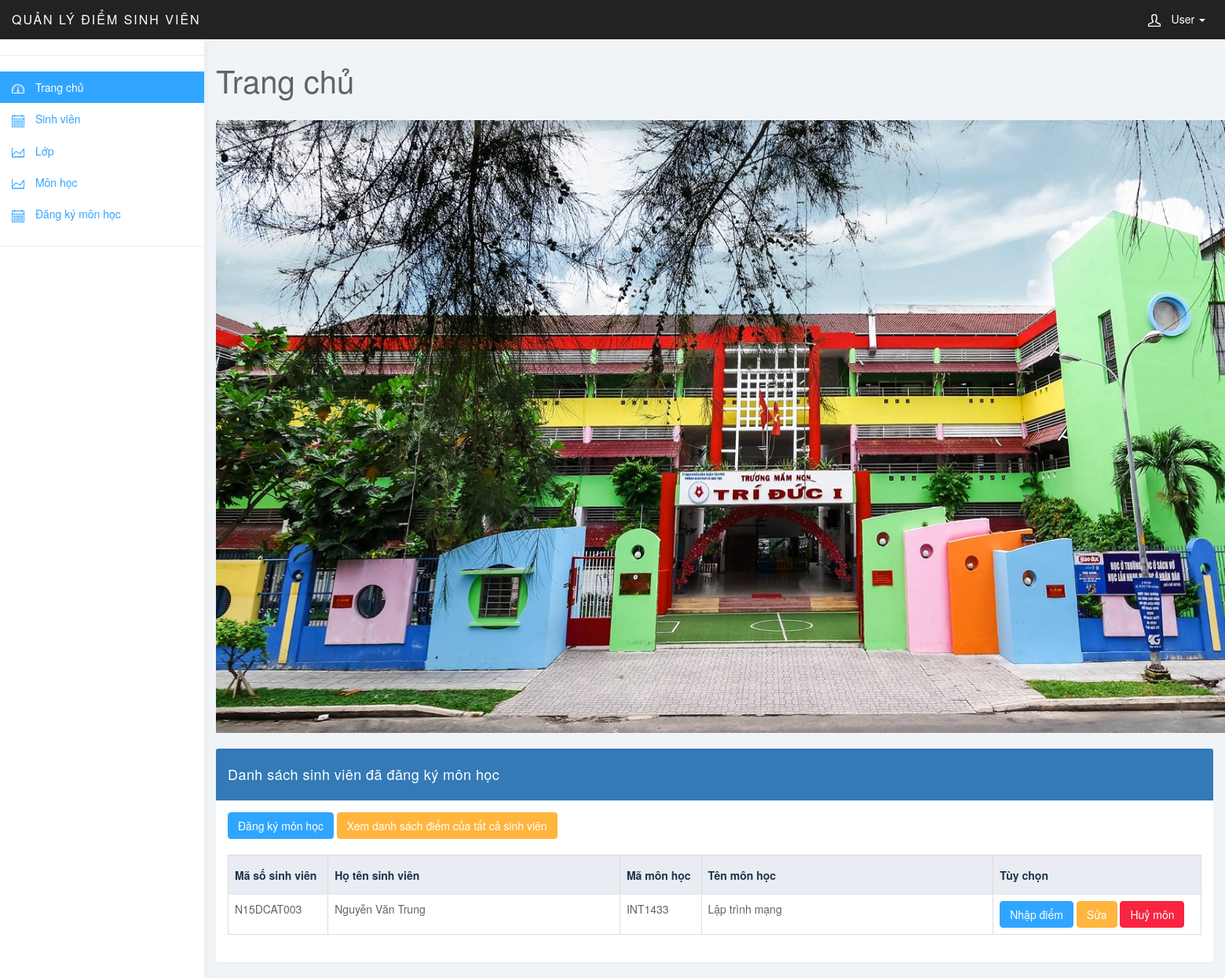
/qldsv/index.php, run on an earlier commit of the app's database.
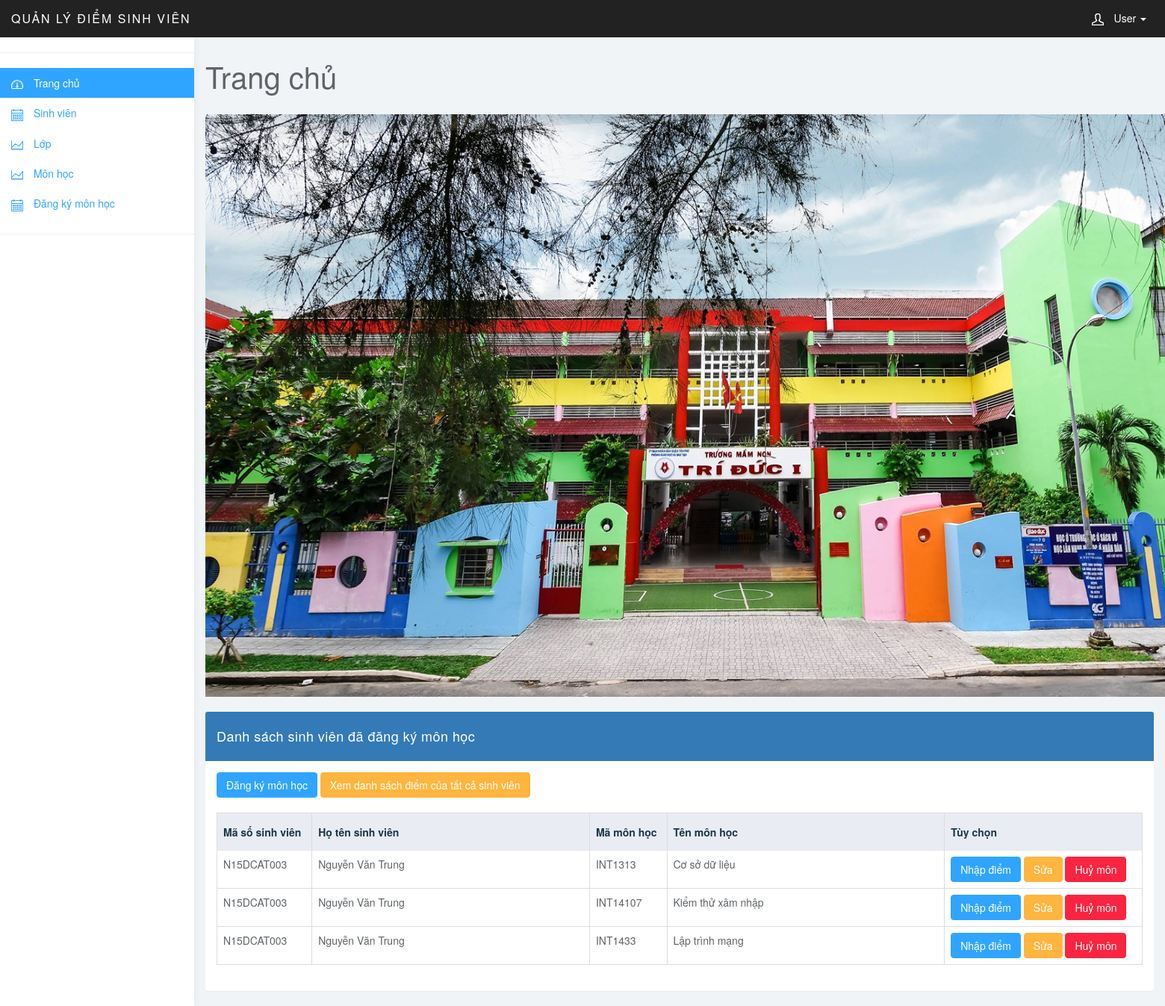
And on a later commit of the database.
### tables this page shows
CREATE TABLE `diem` (
  `SV` varchar(10) NOT NULL,
  `MH` varchar(10) NOT NULL,
  `chuyencan` float DEFAULT NULL,
  `giuaky` int(11) DEFAULT NULL,
  `cuoiky` int(11) DEFAULT NULL
);

CREATE TABLE `sinhvien` (
  `MaSV` varchar(10) NOT NULL,
  `HotenSV` varchar(50) NOT NULL,
  `Lop` varchar(11) NOT NULL
);

CREATE TABLE `monhoc` (
  `MaMH` varchar(10) NOT NULL,
  `TenMH` text NOT NULL
);

### qldsv/class/goc.php (called while the page is built, shortened)
<?php
class goc {
    public $host = "localhost";
    public $user = "root";
    public $pass = "";
    public $dbname = "qldsv";
    function __construct()
    {
        $this->db = new mysqli($this->host, $this->user, $this->pass, $this->dbname);
    }
}
?>

### qldsv/class/quantri.php (called while the page is built, shortened)
<?php
require "goc.php";
class quantri extends goc {
    function Diem_Load() {
        $sql = "select SV, sinhvien.HotenSV,  MH, monhoc.TenMH from diem, sinhvien, monhoc where diem.SV = sinhvien.MaSV and diem.MH = monhoc.MaMH";
        $kq = $this->db->query($sql);
        return $kq;
    }
}
?>

### qldsv/index.php (the view, shortened to what this page needs)
<?php
require_once "class/quantri.php";
$qt = new quantri();
$showLoad = $qt->Diem_Load();
?>
<!DOCTYPE html>
<html>
<head>
<link href="css/bootstrap.min.css" rel="stylesheet">
<link href="css/datepicker3.css" rel="stylesheet">
<link href="css/styles.css" rel="stylesheet">
</head>
<body>
<?php include "menu.php"; ?>
	<div class="col-sm-9 col-sm-offset-3 col-lg-10 col-lg-offset-2 main">
		<div class="row">
			<div class="col-lg-12">
				<h1 class="page-header">Trang chủ</h1>
			</div>
		</div>
		<div class="row">
            <div class="col-lg-12">
                <img src="img/background.jpg" width="1550" height="800" style="padding-bottom: 20px">
            </div>
        </div>
        <div class="row">
            <div class="col-xs-12 col-md-12 col-lg-12">
                <div class="panel panel-primary">
                    <div class="panel-heading">Danh sách sinh viên đã đăng ký môn học</div>
                    <div class="panel-body">
                        <div class="bootstrap-table">
                            <div class="table-responsive">
                                <a href="dkmh.php" class="btn btn-primary">Đăng ký môn học</a>
                                <a href="dsdsv.php" class="btn btn-warning">Xem danh sách điểm của tất cả sinh viên</a>
                                <table class="table table-bordered" style="margin-top:20px;">
                                    <thead>
                                    <tr class="bg-primary">
                                        <th>Mã số sinh viên</th>
                                        <th width="30%">Họ tên sinh viên</th>
                                        <th>Mã môn học</th>
                                        <th width="30%">Tên môn học</th>
                                        <th>Tùy chọn</th>
                                    </tr>
                                    </thead>
                                    <tbody>
                                    <?php while ($sv = $showLoad->fetch_assoc()) { ?>
                                        <tr>
                                            <td><?=$sv['SV'] ?></td>
                                            <td><?=$sv['HotenSV'] ?></td>
                                            <td><?=$sv['MH'] ?></td>
                                            <td><?=$sv['TenMH'] ?></td>
                                            <td>
                                                <a href="nhapdiem.php?idSV=<?=$sv['SV'] ?>&idMH=<?=$sv['MH'] ?>" class="btn btn-primary"><i class="fa fa-pencil" aria-hidden="true"></i> Nhập điểm</a>
                                                <a href="editdkmh.php?idSV=<?=$sv['SV'] ?>&idMH=<?=$sv['MH'] ?>" class="btn btn-warning"><i class="fa fa-pencil" aria-hidden="true"></i> Sửa</a>
                                                <a href="deletedkmh.php?idSV=<?=$sv['SV'] ?>&idMH=<?=$sv['MH'] ?>" class="btn btn-danger"><i class="fa fa-trash" aria-hidden="true"></i> Huỷ môn</a>
                                            </td>
                                        </tr>
                                    <?php } ?>
                                    </tbody>
                                </table>
                            </div>
                        </div>
                    </div>
                </div>
            </div>
        </div>
	</div>
</body>
</html>

### qldsv/menu.php (shortened to what this page needs)
<nav class="navbar navbar-inverse navbar-fixed-top" role="navigation">
    <div class="container-fluid">
        <div class="navbar-header">
            <a class="navbar-brand" href="#">Quản lý điểm sinh viên</a>
            <ul class="user-menu">
                <li class="dropdown pull-right">
                    <a href="#" class="dropdown-toggle" data-toggle="dropdown"><svg class="glyph stroked male-user"><use xlink:href="#stroked-male-user"></use></svg> User <span class="caret"></span></a>
                </li>
            </ul>
        </div>
    </div>
</nav>
<div id="sidebar-collapse" class="col-sm-3 col-lg-2 sidebar">
    <ul class="nav menu">
        <li role="presentation" class="divider"></li>
        <li class="active"><a href="index.php"><svg class="glyph stroked dashboard-dial"><use xlink:href="#stroked-dashboard-dial"></use></svg> Trang chủ</a></li>
        <li><a href="sinhvien.php"><svg class="glyph stroked calendar"><use xlink:href="#stroked-calendar"></use></svg> Sinh viên</a></li>
        <li><a href="lop.php"><svg class="glyph stroked line-graph"><use xlink:href="#stroked-line-graph"></use></svg> Lớp</a></li>
        <li><a href="monhoc.php"><svg class="glyph stroked line-graph"><use xlink:href="#stroked-line-graph"></use></svg> Môn học</a></li>
        <li><a href="dkmh.php"><svg class="glyph stroked calendar"><use xlink:href="#stroked-calendar"></use></svg> Đăng ký môn học</a></li>
        <li role="presentation" class="divider"></li>
    </ul>
</div>

### qldsv/css/styles.css (style rules this page uses)
body { background: #f1f4f7; padding-top: 50px; color: #5f6468; }
a, a:hover, a:focus { color: #30a5ff; }
h1, h2, h3, h4, h5, h6 { color: #5f6468; }
h1 { font-weight: 300; font-size: 40px; }
.navbar-header .navbar-brand { color: #fff; font-size: 16px; text-transform: uppercase; font-weight: 500; letter-spacing: 2px; }
.btn-primary, .btn-primary:hover, .btn-primary:focus, .btn-primary:active, .btn-primary.active, .open > .dropdown-toggle.btn-primary, .btn-primary.disabled, .btn-primary[disabled], fieldset[disabled] .btn-primary, .btn-primary.disabled:hover, .btn-primary[disabled]:hover, fieldset[disabled] .btn-primary:hover, .btn-primary.disabled:focus, .btn-primary[disabled]:focus, fieldset[disabled] .btn-primary:focus, .btn-primary.disabled:active, .btn-primary[disabled]:active, fieldset[disabled] .btn-primary:active, .btn-primary.disabled.active, .btn-primary[disabled].active, fieldset[disabled] .btn-primary.active { background-color: #30a5ff; border-color: #30a5ff; }
.btn-warning, .btn-warning:hover, .btn-warning:focus, .btn-warning:active, .btn-warning.active, .open > .dropdown-toggle.btn-warning, .btn-warning.disabled, .btn-warning[disabled], fieldset[disabled] .btn-warning, .btn-warning.disabled:hover, .btn-warning[disabled]:hover, fieldset[disabled] .btn-warning:hover, .btn-warning.disabled:focus, .btn-warning[disabled]:focus, fieldset[disabled] .btn-warning:focus, .btn-warning.disabled:active, .btn-warning[disabled]:active, fieldset[disabled] .btn-warning:active, .btn-warning.disabled.active, .btn-warning[disabled].active, fieldset[disabled] .btn-warning.active { background-color: #ffb53e; border-color: #ffb53e; }
.btn-danger, .btn-danger:hover, .btn-danger:focus, .btn-danger:active, .btn-danger.active, .open > .dropdown-toggle.btn-danger, .btn-danger.disabled, .btn-danger[disabled], fieldset[disabled] .btn-danger, .btn-danger.disabled:hover, .btn-danger[disabled]:hover, fieldset[disabled] .btn-danger:hover, .btn-danger.disabled:focus, .btn-danger[disabled]:focus, fieldset[disabled] .btn-danger:focus, .btn-danger.disabled:active, .btn-danger[disabled]:active, fieldset[disabled] .btn-danger:active, .btn-danger.disabled.active, .btn-danger[disabled].active, fieldset[disabled] .btn-danger.active { background-color: #f9243f; border-color: #f9243f; }
.bg-primary { color: #1b3548; background-color: #e9ecf2; }
.panel { border: 0; }
.panel-heading { font-size: 18px; font-weight: 300; letter-spacing: 0.025em; height: 66px; line-height: 45px; }
.navbar { border: 0; }
.user-menu { display: inline-block; margin-top: 14px; margin-right: 10px; float: right; list-style: none; padding: 0; }
.user-menu a { color: #fff; }
.sidebar { display: block; background-color: #fff; padding: 0; display: none; }
@media (min-width: 768px) { .sidebar { display: block; position: fixed; top: 50px; bottom: 0; left: 0; z-index: 1000; display: block; margin: 0; padding: 0; overflow-x: hidden; overflow-y: auto; background-color: #fff; box-shadow: 1px 0px 10px rgba(0, 0, 0, .05); } }
@media (min-width: 768px) { .navbar-header { width: 100%; } }
.sidebar ul.nav .active a, .sidebar ul.nav li.parent a.active, .sidebar ul.nav .active > a:hover, .sidebar ul.nav li.parent a.active:hover, .sidebar ul.nav .active > a:focus, .sidebar ul.nav li.parent a.active:focus { color: #fff; background-color: #30a5ff; }
.sidebar ul.nav li.divider { border-bottom: 1px solid #eee; margin: 20px 0; }
h1.page-header { margin-top: 30px; border-bottom: 0; }
.table { background: #fff; }
.table>thead>tr>th { border-bottom: 1px solid #e6e7e8; vertical-align: middle; height: 50px; }
.sidebar .glyph, .user-menu .glyph { height: 16px; width: 16px; margin: 0 10px 0 0; stroke-width: 3px; }
.user-menu .glyph { stroke-width: 4px; }

What changed in the data, as far as the page shows it:
added diem: SV "N15DCAT003", SV.HotenSV "Nguyễn Văn Trung", MH "INT1313", MH.TenMH "Cơ sở dữ liệu"
added diem: SV "N15DCAT003", SV.HotenSV "Nguyễn Văn Trung", MH "INT14107", MH.TenMH "Kiểm thử xâm nhập"
